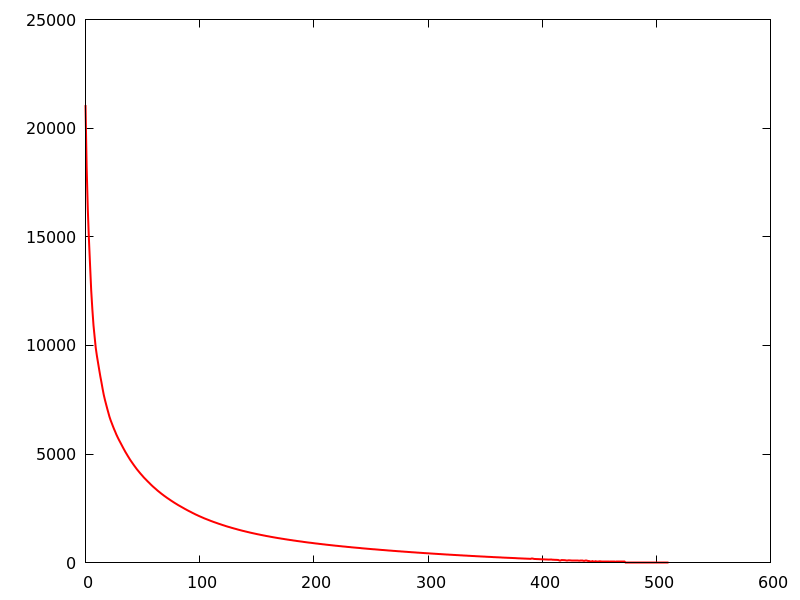

Here is the gnuplot script that generated this plot:
#!/usr/bin/gnuplot -persist

set terminal pngcairo size 800,600
#set logscale y
set output 'diff.png'
plot 'diff.dat' with lines linewidth 2 linecolor rgb "red" notitle